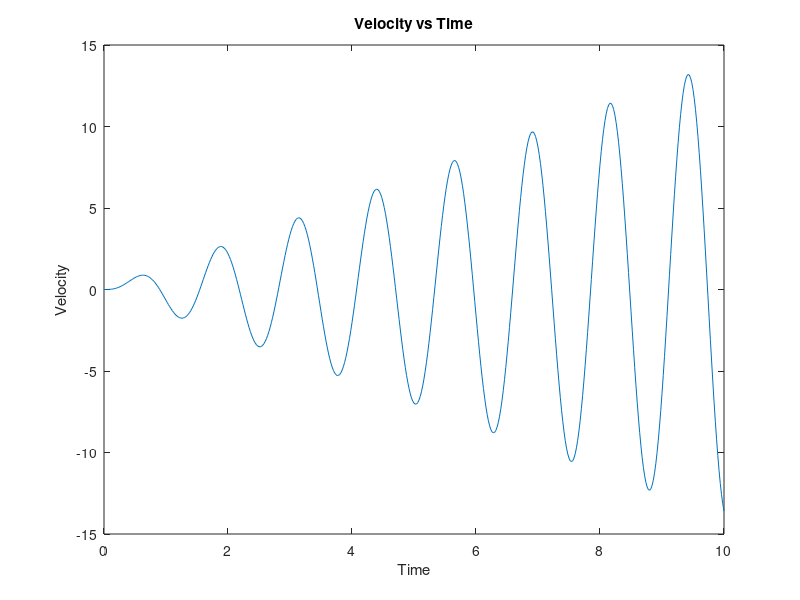

Write the MATLAB code that produced this figure.
% Acceleration and Velocity
% Create the function handle for the acceleration 
acc = @(t) 7*t.*sin(5*t); %(m/s^2)
% Use a for loop with t values ranging from 0 to 10 
% with an increment of 0.02.
count = 1;
for t = 0:0.02:10 
    vel(count) = integral(acc,0,t);
    count = count + 1; 
end
t = 0:0.02:10;
% Plot velocity vs time 
plot(t, vel)
xlabel('Time')
ylabel('Velocity')
title('Velocity vs Time')
